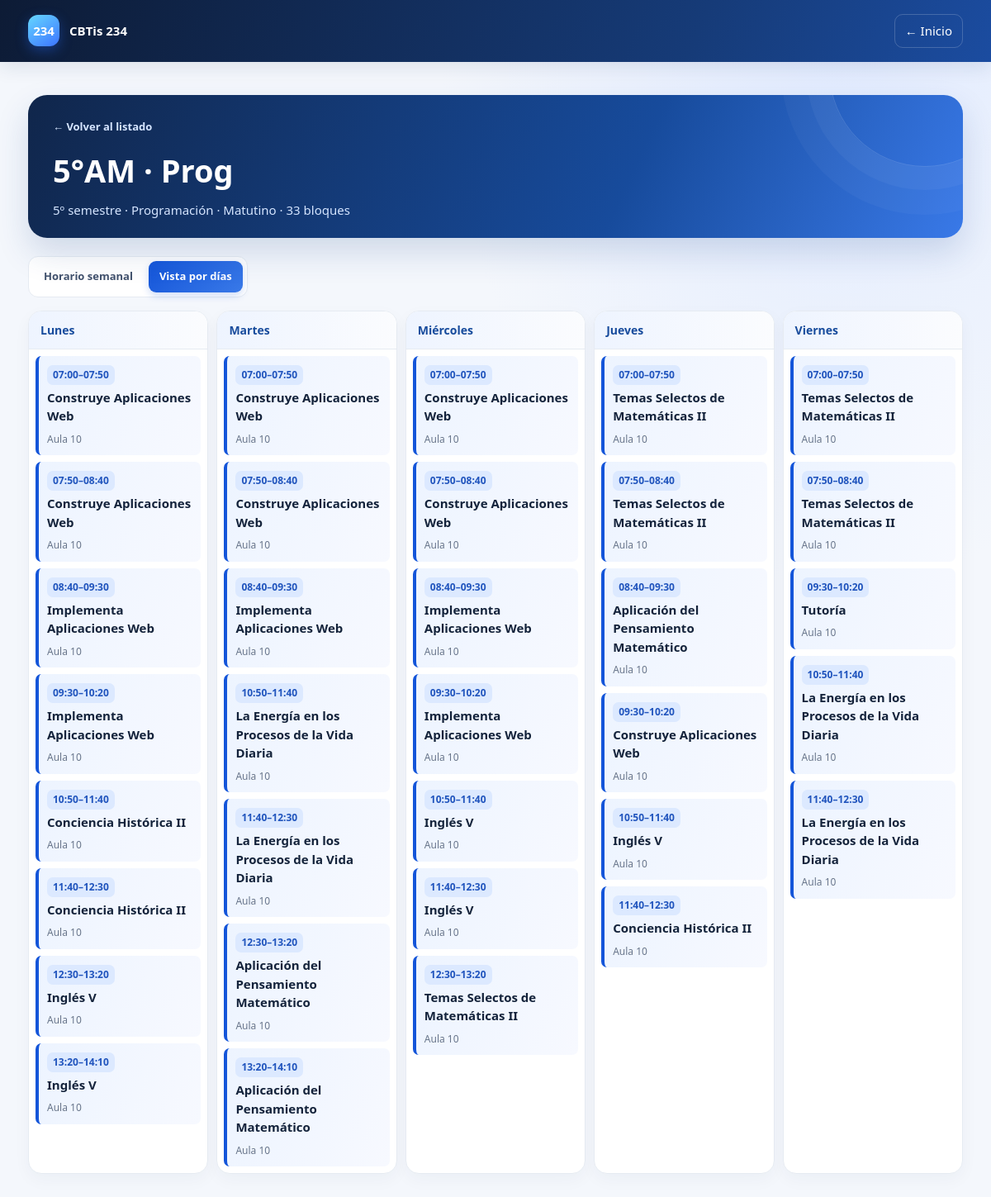
Page /grupo/10/ on the committed database.
### horarios/models.py (models this page shows, shortened)
class Grupo(models.Model):
	nombre = models.CharField(max_length=40, unique=True)
	semestre = models.PositiveSmallIntegerField()
	especialidad = models.CharField(max_length=80)
	turno = models.CharField(max_length=12)
	aula_fija = models.ForeignKey(
		Aula, null=True, on_delete=models.PROTECT, related_name="grupos"
	)

class Bloque(models.Model):
	DIAS = [
		(0, "Lunes"),
		(1, "Martes"),
		(2, "Miércoles"),
		(3, "Jueves"),
		(4, "Viernes"),
	]
	grupo = models.ForeignKey(Grupo, on_delete=models.CASCADE, related_name="bloques")
	aula = models.ForeignKey(Aula, on_delete=models.PROTECT, related_name="bloques")
	dia = models.PositiveSmallIntegerField(choices=DIAS)
	hora_inicio = models.TimeField()
	hora_fin = models.TimeField()
	materia = models.CharField(max_length=200)
	class Meta:
		ordering = ["grupo", "dia", "hora_inicio"]
		indexes = [models.Index(fields=["aula", "dia", "hora_inicio"])]

class Aula(models.Model):
	TIPOS = [
		("AULA", "Aula"),
		("ESPECIAL", "Laboratorio / taller / cómputo"),
		("FUERA", "Fuera de aula"),
	]
	nombre = models.CharField(max_length=40, unique=True)
	tipo = models.CharField(max_length=10, choices=TIPOS, default="AULA")

### horarios/views.py (the view)
# urls.py: path('grupo/<int:grupo_id>/', detalle_grupo, name='detalle_grupo'),
def detalle_grupo(request, grupo_id):
	grupo = get_object_or_404(Grupo, id=grupo_id)
	bloques = list(Bloque.objects.filter(grupo=grupo).select_related("aula").order_by(
		"dia", "hora_inicio"
	))
	dias = []
	for numero, nombre in Bloque.DIAS:
		dias.append(
			{
				"nombre": nombre,
				"bloques": [bloque for bloque in bloques if bloque.dia == numero],
			}
		)
	vista = request.GET.get("vista", "lista")
	if vista not in {"lista", "tabla"}:
		vista = "lista"
	horario_grid = []
	if bloques:
		marcas = sorted({hora for bloque in bloques for hora in (bloque.hora_inicio, bloque.hora_fin)})
		intervalos = list(zip(marcas, marcas[1:]))
		por_dia = {
			numero: [bloque for bloque in bloques if bloque.dia == numero]
			for numero, _ in Bloque.DIAS
		}
		celdas_por_dia = {}
		for numero, _ in Bloque.DIAS:
			celdas = [{"tipo": "libre", "rowspan": 1} for _ in intervalos]
			for bloque in por_dia[numero]:
				inicio = marcas.index(bloque.hora_inicio)
				fin = marcas.index(bloque.hora_fin)
				celdas[inicio] = {"tipo": "clase", "bloque": bloque, "rowspan": fin - inicio}
				for indice in range(inicio + 1, fin):
					celdas[indice] = None
			celdas_por_dia[numero] = celdas
		for indice, (inicio, fin) in enumerate(intervalos):
			ocupado = any(
				bloque.hora_inicio <= inicio and bloque.hora_fin >= fin
				for bloque in bloques
			)
			minutos = int((datetime.combine(date.min, fin) - datetime.combine(date.min, inicio)).total_seconds() // 60)
			descanso = not ocupado and minutos >= 20
			horario_grid.append({
				"inicio": inicio,
				"fin": fin,
				"descanso": descanso,
				"celdas": [celdas_por_dia[numero][indice] for numero, _ in Bloque.DIAS],
			})
	return render(
		request,
		"horarios/grupo.html",
		{
			"grupo": grupo,
			"dias": dias,
			"dias_semana": Bloque.DIAS,
			"bloques_count": len(bloques),
			"vista": vista,
			"horario_grid": horario_grid,
		},
	)

### horarios/templates/horarios/grupo.html (shortened to what this page needs)
<!doctype html>
<html lang="es">
<head>
</head>
<body>
  <header class="top"><div class="nav"><a class="brand" href="/"><span class="logo">234</span> CBTis 234</a><a href="/">← Inicio</a></div></header>
  <main>
    <header class="hero">
      <a class="back" href="/">← Volver al listado</a>
      <h1>{{ grupo.nombre }}</h1>
      <p class="meta">{{ grupo.semestre }}º semestre · {{ grupo.especialidad }} · {{ grupo.turno }} · {{ bloques_count }} bloques</p>
    </header>
    <div class="view-actions">
      <nav class="view-tabs" aria-label="Vista del horario">
        <a href="?vista=tabla" class="{% if vista == 'tabla' %}active{% endif %}" {% if vista == 'tabla' %}aria-current="page"{% endif %}>Horario semanal</a>
        <a href="?vista=lista" class="{% if vista != 'tabla' %}active{% endif %}" {% if vista != 'tabla' %}aria-current="page"{% endif %}>Vista por días</a>
      </nav>
    </div>
    {% if vista == 'tabla' %}
      <section class="schedule-panel" aria-label="Horario semanal de {{ grupo.nombre }}">
        {% if horario_grid %}
          <div class="schedule-scroll"><table class="schedule-grid">
            <thead><tr><th>Hora</th>{% for numero,nombre in dias_semana %}<th>{{ nombre }}</th>{% endfor %}</tr></thead>
            <tbody>
              {% for fila in horario_grid %}
                <tr>
                  <th scope="row">{{ fila.inicio|time:"H:i" }}–{{ fila.fin|time:"H:i" }}</th>
                  {% if fila.descanso %}<td class="break-cell" colspan="5">DESCANSO</td>
                  {% else %}
                    {% for celda in fila.celdas %}
                      {% if celda %}
                        {% if celda.tipo == 'clase' %}<td rowspan="{{ celda.rowspan }}"><div class="schedule-class"><strong>{{ celda.bloque.materia }}</strong><span>Aula {{ celda.bloque.aula.nombre }}</span></div></td>
                        {% else %}<td><span class="free-cell">—</span></td>{% endif %}
                      {% endif %}
                    {% endfor %}
                  {% endif %}
                </tr>
              {% endfor %}
            </tbody>
          </table></div>
        {% else %}<p class="empty">Este grupo todavía no tiene bloques de clase.</p>{% endif %}
      </section>
    {% else %}
    <section class="week">
      {% for dia in dias %}
        <article class="day"><h2>{{ dia.nombre }}</h2>
          {% for bloque in dia.bloques %}<div class="class"><span class="time">{{ bloque.hora_inicio|time:"H:i" }}–{{ bloque.hora_fin|time:"H:i" }}</span><span class="subject">{{ bloque.materia }}</span><span class="room">Aula {{ bloque.aula.nombre }}</span></div>{% empty %}<p class="empty">Sin clases</p>{% endfor %}
        </article>
      {% endfor %}
    </section>
    {% endif %}
  </main>
</body>
</html>

### horarios/templates/horarios/grupo.html (style rules this page uses)
:root { --ink:#14233b; --muted:#68758a; --line:#e6ebf2; --blue:#1455d9; --pale:#f4f7fc; }
* { box-sizing:border-box; }
body { margin:0; background:var(--pale); color:var(--ink); font:15px/1.5 "Segoe UI",Arial,sans-serif; }
.top { background:#10233f; color:white; }
.nav { max-width:1180px; margin:auto; padding:17px 24px; display:flex; align-items:center; justify-content:space-between; }
a { color:inherit; text-decoration:none; }
.brand { display:flex; align-items:center; gap:12px; font-weight:750; }
.logo { display:grid; place-items:center; width:38px; height:38px; border-radius:12px; background:#2463eb; }
main { max-width:1180px; margin:auto; padding:36px 24px 60px; }
.back { color:var(--blue); font-size:13px; font-weight:700; }
h1 { margin:8px 0 4px; font-size:38px; }
.meta { color:var(--muted); margin-bottom:28px; }
.week { display:grid; grid-template-columns:repeat(5,minmax(150px,1fr)); gap:10px; overflow-x:auto; }
.day { min-height:280px; background:white; border:1px solid var(--line); border-radius:13px; overflow:hidden; }
.day h2 { margin:0; padding:12px 14px; border-bottom:1px solid var(--line); font-size:14px; background:#fbfcfe; }
.class { margin:8px; padding:10px; border-left:3px solid var(--blue); border-radius:7px; background:#eef3ff; }
.time { display:block; color:#2054bd; font-size:12px; font-weight:800; }
.subject { display:block; margin:4px 0; font-weight:700; }
.room { color:var(--muted); font-size:12px; }
body { background:radial-gradient(ellipse at 85% 0%,#e0eaff 0,transparent 34%),var(--pale); }
.top { background:linear-gradient(112deg,#0d1b35,#163b78 70%,#1b4ca0); box-shadow:0 6px 22px #122b511c; }
.logo { color:white; background:linear-gradient(145deg,#66d7ff,#3c74ff); box-shadow:0 5px 15px #2463eb66; }
.nav>a:last-child { padding:8px 12px; border:1px solid #ffffff30; border-radius:10px; transition:background .2s ease; }
.hero { position:relative; isolation:isolate; overflow:hidden; margin:4px 0 22px; padding:26px 30px 22px; border-radius:23px; color:white; background:linear-gradient(115deg,#10264b,#174b9c 64%,#3979e8); box-shadow:0 18px 38px #204a8b2b; animation:rise-in .5s both; }
.hero::after { content:""; position:absolute; z-index:-1; width:230px; height:230px; right:-70px; top:-145px; border:1px solid #ffffff25; border-radius:50%; box-shadow:0 0 0 28px #ffffff0a,0 0 0 58px #ffffff08; }
.back { display:inline-block; margin-bottom:15px; color:#d5e5ff; }
.hero h1 { color:white; margin-top:0; }
.meta { margin:8px 0 0; color:#d5e5ff; }
.week { overflow:visible; }
.day { min-height:230px; border-radius:16px; box-shadow:0 7px 20px #2038580a; transition:transform .2s ease,box-shadow .2s ease; animation:rise-in .45s both; }
.day:nth-child(2) { animation-delay:.05s; }
.day:nth-child(3) { animation-delay:.1s; }
.day:nth-child(4) { animation-delay:.15s; }
.day:nth-child(5) { animation-delay:.2s; }
.day h2 { color:#174b9c; background:linear-gradient(90deg,#eef4ff,#fbfcfe); }
.class { border-left-width:4px; background:linear-gradient(110deg,#edf4ff,#f7f9ff); transition:transform .18s ease,box-shadow .18s ease; }
.time { display:inline-block; padding:3px 7px; border-radius:7px; background:#dce9ff; }
.view-actions { display:flex; align-items:center; justify-content:space-between; gap:12px; margin:0 0 16px; }
.view-tabs { display:flex; gap:6px; padding:5px; border:1px solid var(--line); border-radius:12px; background:white; }
.view-tabs a,.print-button { display:inline-flex; align-items:center; justify-content:center; min-height:38px; padding:8px 13px; border:0; border-radius:9px; color:#40516c; font:inherit; font-size:13px; font-weight:700; text-decoration:none; cursor:pointer; }
.view-tabs a.active { color:white; background:linear-gradient(135deg,#1455d9,#3979e8); box-shadow:0 4px 10px #1455d933; }

### rows in the picture
Grupo: nombre "5°AM · Prog", semestre "5", especialidad "Programación", turno "Matutino"
Bloque: hora_inicio "07:00", hora_fin "07:50", materia "Construye Aplicaciones Web", aula.nombre "10"
Bloque: hora_inicio "07:50", hora_fin "08:40", materia "Construye Aplicaciones Web", aula.nombre "10"
Bloque: hora_inicio "08:40", hora_fin "09:30", materia "Implementa Aplicaciones Web", aula.nombre "10"
Bloque: hora_inicio "09:30", hora_fin "10:20", materia "Implementa Aplicaciones Web", aula.nombre "10"
Bloque: hora_inicio "10:50", hora_fin "11:40", materia "Conciencia Histórica II", aula.nombre "10"
Bloque: hora_inicio "11:40", hora_fin "12:30", materia "Conciencia Histórica II", aula.nombre "10"
Bloque: hora_inicio "12:30", hora_fin "13:20", materia "Inglés V", aula.nombre "10"
Bloque: hora_inicio "13:20", hora_fin "14:10", materia "Inglés V", aula.nombre "10"
Bloque: hora_inicio "07:00", hora_fin "07:50", materia "Construye Aplicaciones Web", aula.nombre "10"
Bloque: hora_inicio "07:50", hora_fin "08:40", materia "Construye Aplicaciones Web", aula.nombre "10"
Bloque: hora_inicio "08:40", hora_fin "09:30", materia "Implementa Aplicaciones Web", aula.nombre "10"
Bloque: hora_inicio "10:50", hora_fin "11:40", materia "La Energía en los Procesos de la Vida Diaria", aula.nombre "10"
Bloque: hora_inicio "11:40", hora_fin "12:30", materia "La Energía en los Procesos de la Vida Diaria", aula.nombre "10"
Bloque: hora_inicio "12:30", hora_fin "13:20", materia "Aplicación del Pensamiento Matemático", aula.nombre "10"
Bloque: hora_inicio "13:20", hora_fin "14:10", materia "Aplicación del Pensamiento Matemático", aula.nombre "10"
Bloque: hora_inicio "07:00", hora_fin "07:50", materia "Construye Aplicaciones Web", aula.nombre "10"
Bloque: hora_inicio "07:50", hora_fin "08:40", materia "Construye Aplicaciones Web", aula.nombre "10"
Bloque: hora_inicio "08:40", hora_fin "09:30", materia "Implementa Aplicaciones Web", aula.nombre "10"
Bloque: hora_inicio "09:30", hora_fin "10:20", materia "Implementa Aplicaciones Web", aula.nombre "10"
Bloque: hora_inicio "10:50", hora_fin "11:40", materia "Inglés V", aula.nombre "10"
Bloque: hora_inicio "11:40", hora_fin "12:30", materia "Inglés V", aula.nombre "10"
Bloque: hora_inicio "12:30", hora_fin "13:20", materia "Temas Selectos de Matemáticas II", aula.nombre "10"
Bloque: hora_inicio "07:00", hora_fin "07:50", materia "Temas Selectos de Matemáticas II", aula.nombre "10"
Bloque: hora_inicio "07:50", hora_fin "08:40", materia "Temas Selectos de Matemáticas II", aula.nombre "10"
Bloque: hora_inicio "08:40", hora_fin "09:30", materia "Aplicación del Pensamiento Matemático", aula.nombre "10"
Bloque: hora_inicio "09:30", hora_fin "10:20", materia "Construye Aplicaciones Web", aula.nombre "10"
Bloque: hora_inicio "10:50", hora_fin "11:40", materia "Inglés V", aula.nombre "10"
Bloque: hora_inicio "11:40", hora_fin "12:30", materia "Conciencia Histórica II", aula.nombre "10"
Bloque: hora_inicio "07:00", hora_fin "07:50", materia "Temas Selectos de Matemáticas II", aula.nombre "10"
Bloque: hora_inicio "07:50", hora_fin "08:40", materia "Temas Selectos de Matemáticas II", aula.nombre "10"
Bloque: hora_inicio "09:30", hora_fin "10:20", materia "Tutoría", aula.nombre "10"
Bloque: hora_inicio "10:50", hora_fin "11:40", materia "La Energía en los Procesos de la Vida Diaria", aula.nombre "10"
Bloque: hora_inicio "11:40", hora_fin "12:30", materia "La Energía en los Procesos de la Vida Diaria", aula.nombre "10"

### other values in the picture
{{ bloques_count }} "33"
{{ dia.nombre }} "Lunes" "Martes" "Miércoles" "Jueves" "Viernes"
